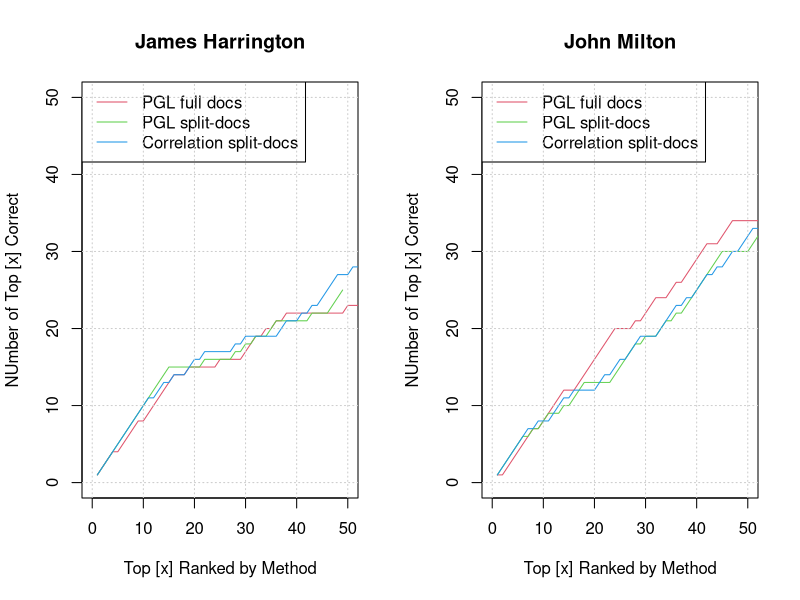

R code for this plot:
# Code that examines and plots the validation results

# Load pertinent data, do light data-cleanup ------------------------------

## Load Data
jh_links = read.csv("data_vc/validation2/datajh.csv", header = TRUE, stringsAsFactors = FALSE)[,c(1,2,3)]
jm_links = read.csv("data_vc/validation2/datajm.csv", header = TRUE, stringsAsFactors = FALSE)[,c(1,2,3,4)]
jm_links = jm_links[which(jm_links[,1] == "John Milton"), c(2,3,4)]
jm_links[,3] = as.numeric(jm_links[,3])
raw_ranks = read.csv("data_vc/validation2/rank_raw.csv", header = TRUE, stringsAsFactors = FALSE)

colnames(jh_links) = c("Name", "ID", "Ranking")
colnames(jm_links) = c("Name", "ID", "Ranking")


## Re-arrange names to ensure same row identification
jh_ranks = raw_ranks[which(raw_ranks$Main.Person == "James Harrington"), ]
jh_ranks = jh_ranks[match(jh_links$Name, jh_ranks$Link), ]
nrow(jh_ranks) == sum(jh_ranks$Link == jh_links$Name) # check that names match up

jm_ranks = raw_ranks[which(raw_ranks$Main.Person == "John Milton"), ]
jm_ranks = jm_ranks[match(jm_links$Name, jm_ranks$Link), ]
nrow(jm_ranks) == sum(jm_ranks$Link == jm_links$Name) # check that names match up

## Change method values into a ranking, where larger numbers are better. 
for(c in 4:27) {
  jm_ranks[,c] = rank(jm_ranks[,c], na.last = "keep", ties.method = "average")
  jh_ranks[,c] = rank(jh_ranks[,c], na.last = "keep", ties.method = "average")
}

jm_links = cbind(jm_links, Ranked = rank((101 - jm_links$Ranking), na.last = "keep", ties.method = "average"))
jh_links = cbind(jh_links, Ranked = rank((101 - jh_links$Ranking), na.last = "keep", ties.method = "average"))

## Compute Spearman correlations -- basically, look at how consistent two rankings are. 
spear_cors = matrix(0, nrow = 24, ncol = 2)
 
for(j in 1:24) { 
  spear_cors[j,1] = cor(jm_links$Ranked, jm_ranks[,j+3], use = "pairwise.complete.obs", method = "spearman")
  spear_cors[j,2] = cor(jh_links$Ranked, jh_ranks[,j+3], use = "pairwise.complete.obs", method = "spearman")
}
rownames(spear_cors) = gsub("X", "", colnames(jm_ranks)[-1:-3])
colnames(spear_cors) = c("Milton", "Harrington")


# Function that returns the indices (in order) of the top k matches. (Larger = better ranked)
topk = function(dat, k) {
  k = min(k, sum(!is.na(dat)))
  return(order(dat,decreasing= TRUE)[1:k])
}

# Function that counts the number of matches of a certain type, vs. when they occur (top 10, top 20, etc.)
count_matches = function(est_ranks, orig_ranks, cuts_s = c(0, 20, 50, 80, 100), cuts_e = c(19, 49, 79, 99, 500)) {
  # est_ranks = rank vector whose match to the correct rankings which should be computed
  # orig_ranks = correct ranking vector
  # cuts_s = vector of starting points of cuts
  # cuts_e = vector of ending points of cuts
  # The best ranking would be all orig_ranks falling inside cuts_s[1] <= x <= cuts_e[1]
  
  # Returns a matrix of dimension: nrows = length(est_ranks), ncol = length(cuts_s) + 1
  # The matrix tells how many matches of the different types have occured up to the kth observation (and this information is stored in row k)
  #   The last column in the matrix tells how many NA rankings have been estimated up to the kth row. 
  
  resmatrix = matrix(0, nrow = sum(!is.na(est_ranks)), ncol = length(cuts_s) + 1)
  for(k in seq_len(sum(!is.na(est_ranks)))) {
    topk_ranked = topk(est_ranks, k = k)
    actual_ranks = orig_ranks[topk_ranked]
    
    ## Do counting
    for(c in 1:length(cuts_s)) {
      resmatrix[k,c] = sum(actual_ranks >= cuts_s[c] & actual_ranks <= cuts_e[c], na.rm = TRUE)
    }
    resmatrix[k,length(cuts_s) + 1] = sum(is.na(actual_ranks))
  }
  return(resmatrix)
}

# test
# count_matches(est_ranks = jm_ranks[,6], orig_ranks = jm_links$Ranking)


## Combine plots
pdf("validation2_jhjm.pdf", width = 8, height = 5)
par(mfrow = c(1,2))
## Plot for James Harrington
plot(x=-9,y=-9, xlim = c(0, 50), ylim = c(0, 50), xlab = "Top [x] Ranked by Method", 
     ylab = "NUmber of Top [x] Correct", main = "James Harrington")
colids = c(4,10,15)
colcolors = c(2,3,4)
for(k in 1:3) {
  temp = count_matches(jh_ranks[,colids[k]], jh_links$Ranking)
  points(rowSums(temp), rowSums(temp[,1:3]), type = "l", col = colcolors[k])
}

legend(x = "topleft", col = colcolors, lty = 1, 
       legend = c("PGL full docs", "PGL split-docs", "Correlation split-docs"))

for(j in 0:5) {
  abline(h = j*10, lty = 3, col = "grey80")
  abline(v = j*10, lty = 3, col = "grey80")
}


## Plot for John Milton
plot(x=-9,y=-9, xlim = c(0, 50), ylim = c(0, 50), xlab = "Top [x] Ranked by Method", 
     ylab = "NUmber of Top [x] Correct", main = "John Milton")
colids = c(4,10,15)
colcolors = c(2,3,4)
for(k in 1:3) {
  temp = count_matches(jm_ranks[,colids[k]], jm_links$Ranking)
  points(rowSums(temp), rowSums(temp[,1:3]), type = "l", col = colcolors[k])
}

legend(x = "topleft", col = colcolors, lty = 1, 
       legend = c("PGL full docs", "PGL split-docs", "Correlation split-docs"))

for(j in 0:5) {
  abline(h = j*10, lty = 3, col = "grey80")
  abline(v = j*10, lty = 3, col = "grey80")
}
dev.off()
